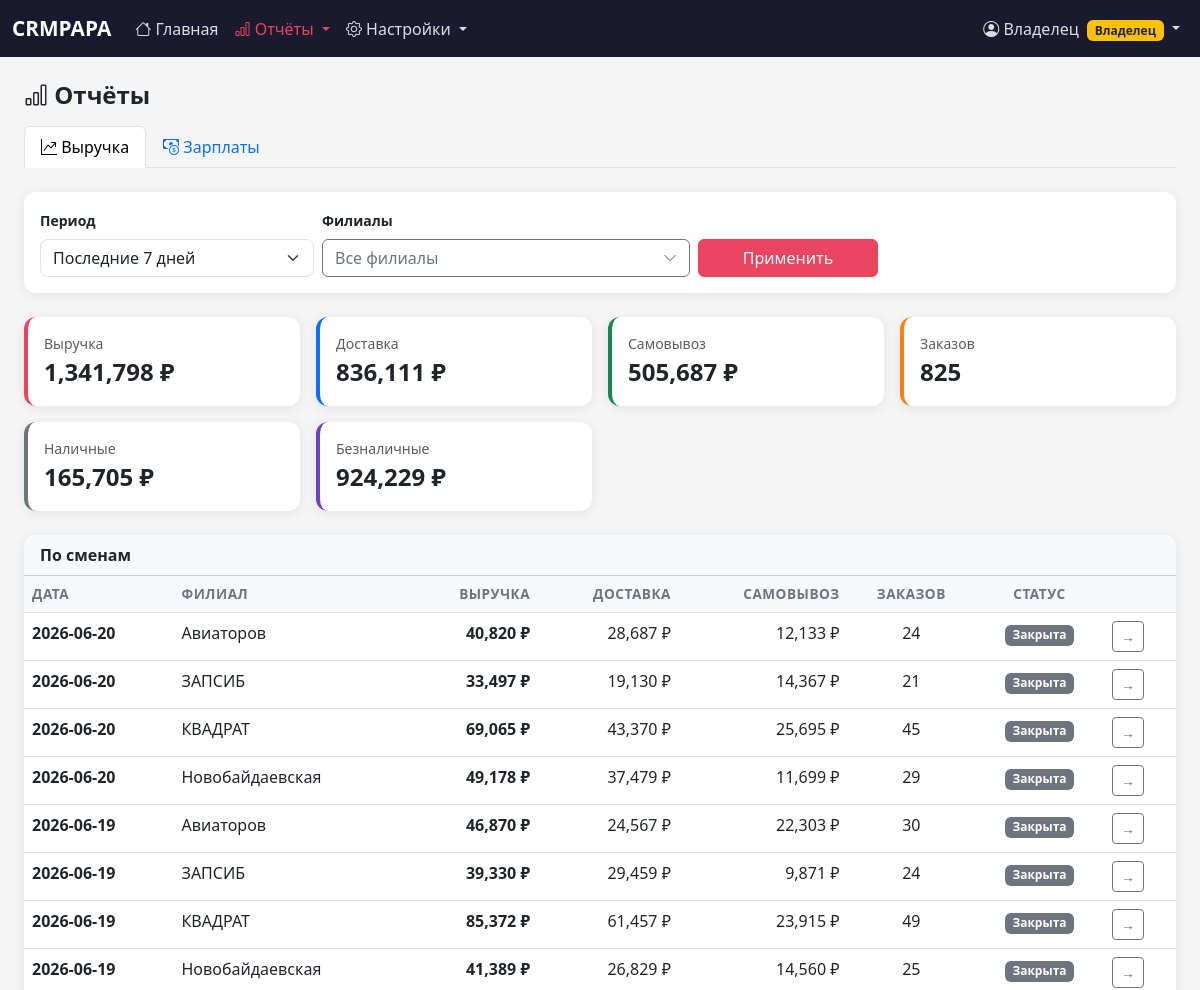
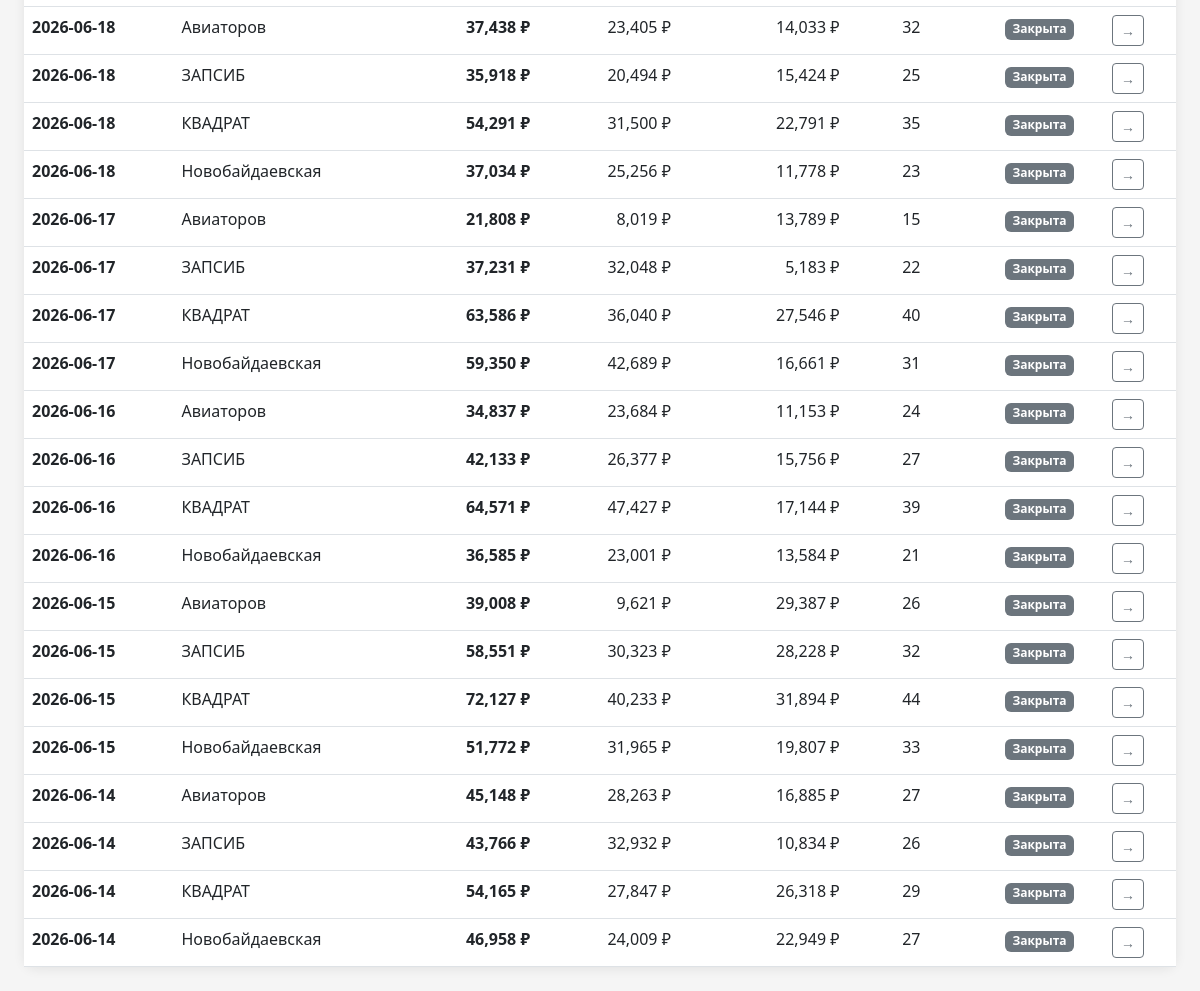
The app's page /reports (signed in) with its own data (2 pictures, top to bottom).
### tables this page shows
CREATE TABLE shifts (
    id INTEGER PRIMARY KEY AUTOINCREMENT,
    branch_id INTEGER NOT NULL REFERENCES branches(id),
    date DATE NOT NULL,
    status TEXT DEFAULT 'open' CHECK(status IN ('open', 'closed')),
    opened_by INTEGER REFERENCES users(id),
    closed_by INTEGER REFERENCES users(id),
    opened_at TIMESTAMP DEFAULT CURRENT_TIMESTAMP,
    closed_at TIMESTAMP,
    comment TEXT,
    closed_by_name TEXT,
    UNIQUE(branch_id, date)
);

CREATE TABLE branches (
    id INTEGER PRIMARY KEY AUTOINCREMENT,
    name TEXT NOT NULL,
    is_active INTEGER DEFAULT 1,
    created_at TIMESTAMP DEFAULT CURRENT_TIMESTAMP
, allowed_ip TEXT DEFAULT NULL, merchant_numbers TEXT DEFAULT '');

### app.py (the view, shortened to what this page needs)
@app.route('/reports')
@login_required
@owner_required
def reports():
    period = request.args.get('period', 'week')
    branch_ids = [bid for bid in request.args.getlist('branch_ids') if bid.isdigit()]
    active_tab = request.args.get('tab', 'shifts')
    today = date.today().isoformat()
    month_start = date.today().replace(day=1).isoformat()
    s_date_from = request.args.get('s_date_from', month_start)
    s_date_to   = request.args.get('s_date_to',   today)
    s_branch_id = request.args.get('s_branch_id', '')
    s_role      = request.args.get('s_role', '')
    s_unpaid    = request.args.get('s_unpaid', '')
    with get_db() as conn:
        branches = conn.execute('SELECT * FROM branches WHERE is_active=1 ORDER BY name').fetchall()
        date_filter   = "AND s.date >= date('now','-7 days')" if period == 'week' else \
                        "AND s.date >= date('now','start of month')" if period == 'month' else \
                        "AND s.date >= date('now','-30 days')"
        if branch_ids:
            ids_str = ','.join(str(int(bid)) for bid in branch_ids)
            branch_filter = f"AND s.branch_id IN ({ids_str})"
        else:
            branch_filter = ""
        shifts_data = conn.execute(f'''
            SELECT s.date, b.name as branch_name, s.status,
                   COALESCE(r.total_revenue,0) as revenue,
                   COALESCE(r.delivery_revenue,0) as delivery,
                   COALESCE(r.pickup_revenue,0) as pickup,
                   COALESCE(r.delivery_orders,0)+COALESCE(r.pickup_orders,0) as orders,
                   COALESCE(r.cash_amount,0) as cash,
                   COALESCE(r.card_amount,0) as card,
                   s.id as shift_id
            FROM shifts s
            JOIN branches b ON b.id=s.branch_id
            LEFT JOIN shift_revenue r ON r.shift_id=s.id
            WHERE 1=1 {date_filter} {branch_filter}
            ORDER BY s.date DESC, b.name
        ''').fetchall()
        totals = conn.execute(f'''
            SELECT COALESCE(SUM(r.total_revenue),0) as revenue,
                   COALESCE(SUM(r.delivery_revenue),0) as delivery,
                   COALESCE(SUM(r.pickup_revenue),0) as pickup,
                   COALESCE(SUM(r.delivery_orders+r.pickup_orders),0) as orders,
                   COALESCE(SUM(r.cash_amount),0) as cash,
                   COALESCE(SUM(r.card_amount),0) as card
            FROM shifts s LEFT JOIN shift_revenue r ON r.shift_id=s.id
            WHERE 1=1 {date_filter} {branch_filter}
        ''').fetchone()
        salary_data = conn.execute(f'''
            SELECT es.full_name_snapshot, es.role_snapshot,
                   SUM(es.total_amount) as earned, SUM(es.paid_amount) as paid,
                   SUM(es.total_amount)-SUM(es.paid_amount) as debt,
                   COUNT(*) as shifts_count
            FROM employee_shifts es
            JOIN shifts s ON s.id=es.shift_id
            WHERE 1=1 {date_filter} {branch_filter}
            GROUP BY es.full_name_snapshot, es.role_snapshot
            ORDER BY debt DESC
        ''').fetchall()
        s_group = request.args.get('s_group', 'summary')
        s_emps  = request.args.getlist('s_emps')
        sal_conds  = ['s.date BETWEEN ? AND ?']
        sal_params = [s_date_from, s_date_to]
        if s_branch_id.isdigit():
            sal_conds.append('s.branch_id = ?')
            sal_params.append(int(s_branch_id))
        if s_role:
            sal_conds.append('es.role_snapshot = ?')
            sal_params.append(s_role)
        sal_where  = ' AND '.join(sal_conds)
        sal_having = 'HAVING SUM(es.total_amount) > SUM(es.paid_amount)' if s_unpaid == '1' else ''
        sal_report = conn.execute(f'''
            SELECT es.full_name_snapshot  AS name,
                   es.role_snapshot       AS role,
                   b.name                 AS branch_name,
                   COUNT(*)               AS shifts_count,
                   COALESCE(SUM(es.total_amount), 0)  AS earned,
                   COALESCE(SUM(es.paid_amount),  0)  AS paid,
                   COALESCE(SUM(es.total_amount - es.paid_amount), 0) AS debt
            FROM employee_shifts es
            JOIN shifts    s ON s.id    = es.shift_id
            JOIN branches  b ON b.id    = s.branch_id
            WHERE {sal_where}
            GROUP BY es.full_name_snapshot, es.role_snapshot, b.id
            {sal_having}
            ORDER BY b.name, es.role_snapshot, es.full_name_snapshot
        ''', sal_params).fetchall()
        all_sal_emps = conn.execute(f'''
            SELECT DISTINCT es.full_name_snapshot AS name
            FROM employee_shifts es
            JOIN shifts s ON s.id = es.shift_id
            WHERE {sal_where}
            ORDER BY es.full_name_snapshot
        ''', sal_params).fetchall()
        all_sal_emps = [r['name'] for r in all_sal_emps]
        pivot_rows = []
        pivot_emps = []
    return render_template('reports.html',
        shifts_data=shifts_data, totals=totals, branches=branches,
        salary_data=salary_data, period=period, selected_branches=branch_ids,
        role_labels=ROLE_LABELS, active_tab=active_tab,
        sal_report=sal_report,
        s_date_from=s_date_from, s_date_to=s_date_to,
        s_branch_id=s_branch_id, s_role=s_role, s_unpaid=s_unpaid,
        s_group=s_group, s_emps=s_emps,
        all_sal_emps=all_sal_emps, pivot_rows=pivot_rows, pivot_emps=pivot_emps,
        branch_groups=get_branch_groups(conn))

### app.py (called while the page is built, shortened)
def get_db():
    conn = sqlite3.connect(DATABASE, timeout=10)
    conn.row_factory = sqlite3.Row
    conn.execute('PRAGMA foreign_keys = ON')
    conn.execute('PRAGMA busy_timeout = 10000')
    conn.execute('PRAGMA journal_mode = WAL')
    return conn

def get_branch_groups(conn):
    groups = conn.execute(
        'SELECT * FROM branch_groups ORDER BY sort_order, name'
    ).fetchall()
    result = []
    return result

def login_required(f):
    @wraps(f)
    def decorated(*args, **kwargs):
        if 'user_id' not in session:
            return redirect(url_for('login'))
        return f(*args, **kwargs)
    return decorated

def owner_required(f):
    @wraps(f)
    def decorated(*args, **kwargs):
        if session.get('role') != 'owner':
            flash('Доступ только для владельца', 'danger')
            return redirect(url_for('dashboard'))
        return f(*args, **kwargs)
    return decorated

@app.context_processor
def inject_globals():
    return {'now': datetime.now}

### templates/reports.html (shortened to what this page needs)
{% extends 'base.html' %}
{% block content %}
<div class="d-flex justify-content-between align-items-center mb-3">
    <h4 class="fw-bold mb-0"><i class="bi bi-bar-chart"></i> Отчёты</h4>
</div>
<ul class="nav nav-tabs mb-4" id="reportTabs">
    <li class="nav-item">
        <a class="nav-link {% if active_tab != 'salary' %}active{% endif %}"
           href="{{ url_for('reports') }}?tab=shifts&period={{ period }}{% for bid in selected_branches %}&branch_ids={{ bid }}{% endfor %}">
            <i class="bi bi-graph-up-arrow"></i> Выручка
        </a>
    </li>
    <li class="nav-item">
        <a class="nav-link {% if active_tab == 'salary' %}active{% endif %}"
           href="{{ url_for('reports') }}?tab=salary&s_date_from={{ s_date_from }}&s_date_to={{ s_date_to }}&s_branch_id={{ s_branch_id }}&s_role={{ s_role }}&s_unpaid={{ s_unpaid }}">
            <i class="bi bi-cash-coin"></i> Зарплаты
        </a>
    </li>
</ul>
{% if active_tab != 'salary' %}
<div class="card mb-4">
    <div class="card-body">
        <form method="GET" class="row g-2 align-items-end">
            <div class="col-md-3">
                <label class="form-label small fw-semibold">Период</label>
                <select name="period" class="form-select">
                    <option value="week"   {% if period=='week'   %}selected{% endif %}>Последние 7 дней</option>
                </select>
            </div>
            <div class="col-md-4">
                <label class="form-label small fw-semibold">Филиалы</label>
                <div class="dropdown">
                    <button type="button" class="btn btn-outline-secondary w-100 text-start d-flex justify-content-between align-items-center"
                            id="branchDropdownBtn" data-bs-toggle="dropdown" data-bs-auto-close="outside" aria-expanded="false">
                        <span id="branchBtnLabel">{% if selected_branches %}Выбрано: {{ selected_branches|length }}{% else %}Все филиалы{% endif %}</span>
                        <i class="bi bi-chevron-down ms-2 small"></i>
                    </button>
                </div>
            </div>
            <div class="col-md-2">
                <label class="form-label small fw-semibold d-none d-md-block">&nbsp;</label>
                <button type="submit" class="btn btn-primary w-100">Применить</button>
            </div>
        </form>
    </div>
</div>
{% if totals %}
<div class="row g-3 mb-4">
    <div class="col-6 col-md-3">
        <div class="card metric-card p-3">
            <div class="text-muted small">Выручка</div>
            <div class="fw-bold fs-4">{{ '{:,.0f}'.format(totals.revenue or 0) }} ₽</div>
        </div>
    </div>
    <div class="col-6 col-md-3">
        <div class="card p-3" style="border-left:4px solid #0d6efd">
            <div class="text-muted small">Доставка</div>
            <div class="fw-bold fs-4">{{ '{:,.0f}'.format(totals.delivery or 0) }} ₽</div>
        </div>
    </div>
    <div class="col-6 col-md-3">
        <div class="card p-3" style="border-left:4px solid #198754">
            <div class="text-muted small">Самовывоз</div>
            <div class="fw-bold fs-4">{{ '{:,.0f}'.format(totals.pickup or 0) }} ₽</div>
        </div>
    </div>
    <div class="col-6 col-md-3">
        <div class="card p-3" style="border-left:4px solid #fd7e14">
            <div class="text-muted small">Заказов</div>
            <div class="fw-bold fs-4">{{ totals.orders or 0 }}</div>
        </div>
    </div>
    <div class="col-6 col-md-3">
        <div class="card p-3" style="border-left:4px solid #6c757d">
            <div class="text-muted small">Наличные</div>
            <div class="fw-bold fs-4">{{ '{:,.0f}'.format(totals.cash or 0) }} ₽</div>
        </div>
    </div>
    <div class="col-6 col-md-3">
        <div class="card p-3" style="border-left:4px solid #6f42c1">
            <div class="text-muted small">Безналичные</div>
            <div class="fw-bold fs-4">{{ '{:,.0f}'.format(totals.card or 0) }} ₽</div>
        </div>
    </div>
</div>
{% endif %}
<div class="card mb-4">
    <div class="card-header bg-light fw-semibold">По сменам</div>
    <div class="card-body p-0">
        <div class="table-responsive">
            <table class="table table-hover mb-0">
                <thead class="table-light">
                    <tr>
                        <th>Дата</th><th>Филиал</th>
                        <th class="text-end">Выручка</th>
                        <th class="text-end">Доставка</th>
                        <th class="text-end">Самовывоз</th>
                        <th class="text-center">Заказов</th>
                        <th class="text-center">Статус</th>
                        <th></th>
                    </tr>
                </thead>
                <tbody>
                {% for s in shifts_data %}
                <tr>
                    <td class="fw-semibold">{{ s.date }}</td>
                    <td>{{ s.branch_name }}</td>
                    <td class="text-end fw-semibold">{{ '{:,.0f}'.format(s.revenue) }} ₽</td>
                    <td class="text-end">{{ '{:,.0f}'.format(s.delivery) }} ₽</td>
                    <td class="text-end">{{ '{:,.0f}'.format(s.pickup) }} ₽</td>
                    <td class="text-center">{{ s.orders }}</td>
                    <td class="text-center">
                        {% if s.status == 'open' %}<span class="badge bg-warning text-dark">Открыта</span>
                        {% else %}<span class="badge bg-secondary">Закрыта</span>{% endif %}
                    </td>
                    <td><a href="{{ url_for('shift_view', shift_id=s.shift_id) }}" class="btn btn-sm btn-outline-secondary">→</a></td>
                </tr>
                {% endfor %}
                </tbody>
            </table>
        </div>
    </div>
</div>
{% endif %}
{% endblock %}

### templates/base.html (style rules this page uses)
body { background: #f5f5f5; font-family: 'Segoe UI', system-ui, sans-serif; }
.card { border: none; box-shadow: 0 2px 12px rgba(0,0,0,0.08); border-radius: 12px; }
.card-header { border-radius: 12px 12px 0 0 !important; font-weight: 600; }
.btn-primary { background: #e94560; border-color: #e94560; }
.metric-card { border-left: 4px solid #e94560; }
.table th { font-size: 0.85rem; color: #6c757d; font-weight: 600; text-transform: uppercase; letter-spacing: 0.5px; }
.form-control, .form-select { border-radius: 8px; }

### records on screen
shifts: date "2026-06-20", branch_name "Авиаторов", revenue "40,820", delivery "28,687", pickup "12,133", orders "24", status "Закрыта"
shifts: date "2026-06-20", branch_name "ЗАПСИБ", revenue "33,497", delivery "19,130", pickup "14,367", orders "21", status "Закрыта"
shifts: date "2026-06-20", branch_name "КВАДРАТ", revenue "69,065", delivery "43,370", pickup "25,695", orders "45", status "Закрыта"
shifts: date "2026-06-20", branch_name "Новобайдаевская", revenue "49,178", delivery "37,479", pickup "11,699", orders "29", status "Закрыта"
shifts: date "2026-06-19", branch_name "Авиаторов", revenue "46,870", delivery "24,567", pickup "22,303", orders "30", status "Закрыта"
shifts: date "2026-06-19", branch_name "ЗАПСИБ", revenue "39,330", delivery "29,459", pickup "9,871", orders "24", status "Закрыта"
shifts: date "2026-06-19", branch_name "КВАДРАТ", revenue "85,372", delivery "61,457", pickup "23,915", orders "49", status "Закрыта"
shifts: date "2026-06-19", branch_name "Новобайдаевская", revenue "41,389", delivery "26,829", pickup "14,560", orders "25", status "Закрыта"
shifts: date "2026-06-18", branch_name "Авиаторов", revenue "37,438", delivery "23,405", pickup "14,033", orders "32", status "Закрыта"
shifts: date "2026-06-18", branch_name "ЗАПСИБ", revenue "35,918", delivery "20,494", pickup "15,424", orders "25", status "Закрыта"
shifts: date "2026-06-18", branch_name "КВАДРАТ", revenue "54,291", delivery "31,500", pickup "22,791", orders "35", status "Закрыта"
shifts: date "2026-06-18", branch_name "Новобайдаевская", revenue "37,034", delivery "25,256", pickup "11,778", orders "23", status "Закрыта"
shifts: date "2026-06-17", branch_name "Авиаторов", revenue "21,808", delivery "8,019", pickup "13,789", orders "15", status "Закрыта"
shifts: date "2026-06-17", branch_name "ЗАПСИБ", revenue "37,231", delivery "32,048", pickup "5,183", orders "22", status "Закрыта"
shifts: date "2026-06-17", branch_name "КВАДРАТ", revenue "63,586", delivery "36,040", pickup "27,546", orders "40", status "Закрыта"
shifts: date "2026-06-17", branch_name "Новобайдаевская", revenue "59,350", delivery "42,689", pickup "16,661", orders "31", status "Закрыта"
shifts: date "2026-06-16", branch_name "Авиаторов", revenue "34,837", delivery "23,684", pickup "11,153", orders "24", status "Закрыта"
shifts: date "2026-06-16", branch_name "ЗАПСИБ", revenue "42,133", delivery "26,377", pickup "15,756", orders "27", status "Закрыта"
shifts: date "2026-06-16", branch_name "КВАДРАТ", revenue "64,571", delivery "47,427", pickup "17,144", orders "39", status "Закрыта"
shifts: date "2026-06-16", branch_name "Новобайдаевская", revenue "36,585", delivery "23,001", pickup "13,584", orders "21", status "Закрыта"
shifts: date "2026-06-15", branch_name "Авиаторов", revenue "39,008", delivery "9,621", pickup "29,387", orders "26", status "Закрыта"
shifts: date "2026-06-15", branch_name "ЗАПСИБ", revenue "58,551", delivery "30,323", pickup "28,228", orders "32", status "Закрыта"
shifts: date "2026-06-15", branch_name "КВАДРАТ", revenue "72,127", delivery "40,233", pickup "31,894", orders "44", status "Закрыта"
shifts: date "2026-06-15", branch_name "Новобайдаевская", revenue "51,772", delivery "31,965", pickup "19,807", orders "33", status "Закрыта"
shifts: date "2026-06-14", branch_name "Авиаторов", revenue "45,148", delivery "28,263", pickup "16,885", orders "27", status "Закрыта"
shifts: date "2026-06-14", branch_name "ЗАПСИБ", revenue "43,766", delivery "32,932", pickup "10,834", orders "26", status "Закрыта"
shifts: date "2026-06-14", branch_name "КВАДРАТ", revenue "54,165", delivery "27,847", pickup "26,318", orders "29", status "Закрыта"
shifts: date "2026-06-14", branch_name "Новобайдаевская", revenue "46,958", delivery "24,009", pickup "22,949", orders "27", status "Закрыта"

### other values on screen
{{ session.get('full_name') }} "Владелец"
{{ '{:,.0f}'.format(totals.revenue or 0) }} "1,341,798"
{{ '{:,.0f}'.format(totals.delivery or 0) }} "836,111"
{{ '{:,.0f}'.format(totals.pickup or 0) }} "505,687"
{{ totals.orders or 0 }} "825"
{{ '{:,.0f}'.format(totals.cash or 0) }} "165,705"
{{ '{:,.0f}'.format(totals.card or 0) }} "924,229"
